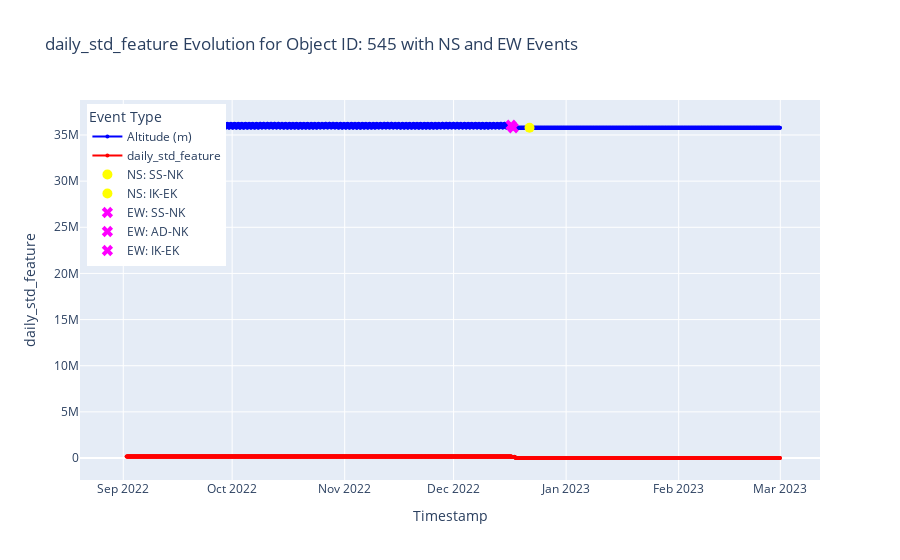
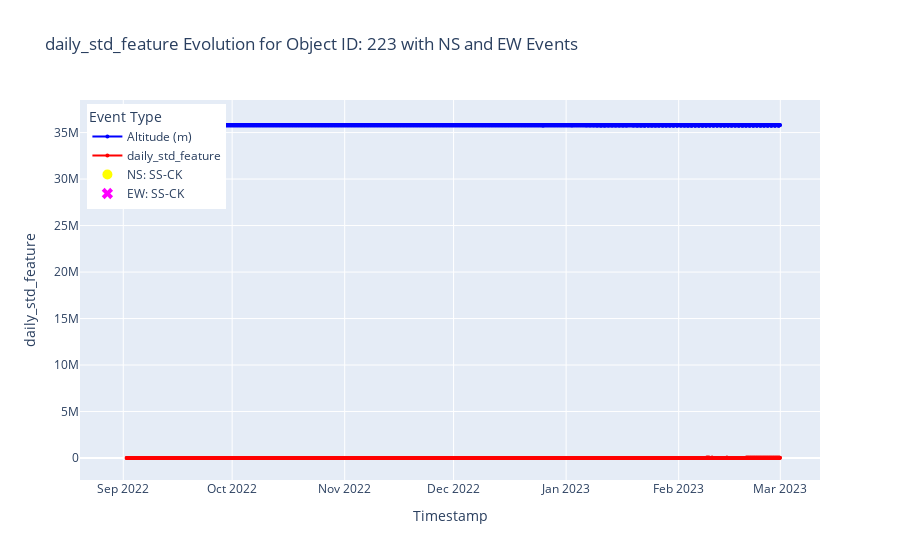
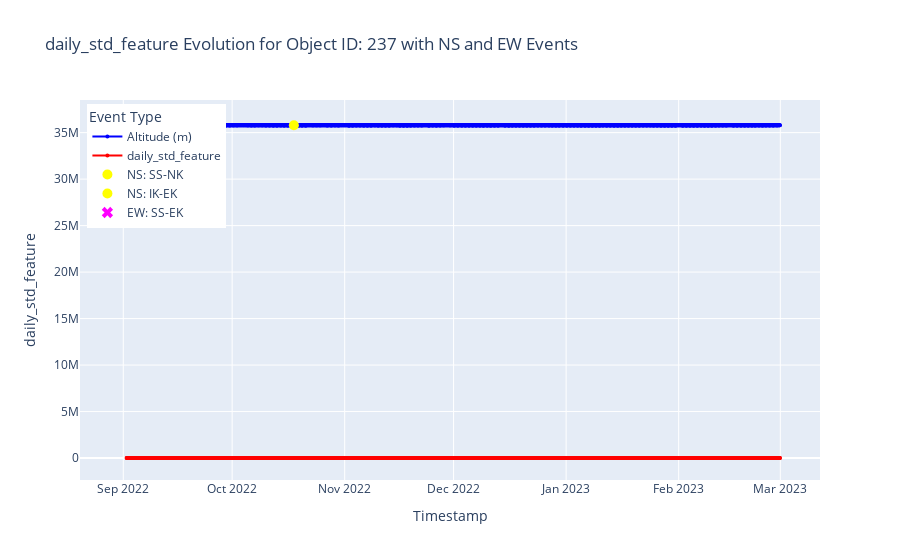
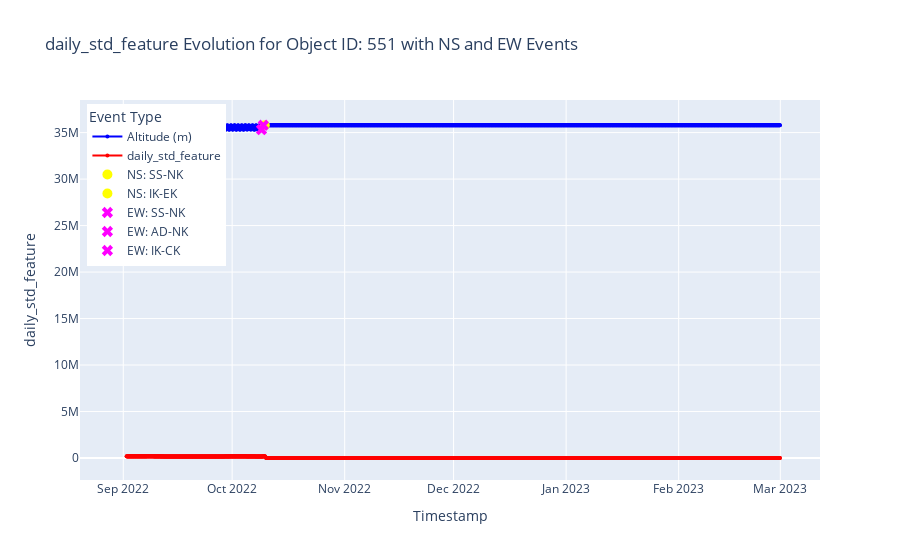

Notebook source saved alongside these figures, in order:
### Markdown cell above
# Altitude

### Code cell
list_of_20_object_id = list(df_merged['ObjectID'].unique())[:10]
list_of_column_names = df_merged.columns.tolist()
import pandas as pd
import plotly.graph_objects as go

data_name = "Altitude (m)"

for object_id in list_of_20_object_id:
    df_merged_query = df_merged.query("ObjectID == @object_id")
    
   # Create the new features
    # df_merged_query['vx_diff_feature'] = df_merged_query[data_name].diff()
    # df_merged_query['vx_accel_feature'] = df_merged_query['vx_diff_feature'].diff()
    # df_merged_query['daily_mean_feature'] = df_merged_query[data_name].rolling(12).mean()
    # df_merged_query['weekly_mean_feature'] = df_merged_query[data_name].rolling(12 * 7).mean()
    # df_merged_query['monthly_mean_feature'] = df_merged_query[data_name].rolling(12 * 7 * 30).mean()
    
    df_merged_query['daily_std_feature'] = df_merged_query[data_name].rolling(12).std()
    # df_merged_query['weekly_std_feature'] = df_merged_query[data_name].rolling(12 * 7).std()
    
    # df_merged_query['daily_std_diff_feature'] = df_merged_query['daily_std_feature'].diff()
    
    # # smoothed version
    # df_merged_query['smoothed_daily_std_feature'] = df_merged_query['daily_std_feature'].rolling(12).mean()
    # df_merged_query['daily_std_diff_smoothed_feature'] = df_merged_query['smoothed_daily_std_feature'].diff()
    
    # df_merged_query['monthly_std_feature'] = df_merged_query[data_name].rolling(12 * 7 * 30).std()
    
    # df_merged_query['rolling_max_feature'] = df_merged_query[data_name].rolling(12).max()
    # df_merged_query['rolling_min_feature'] = df_merged_query[data_name].rolling(12).min()
    # df_merged_query['envelope_height_feature'] = df_merged_query['rolling_max_feature'] - df_merged_query['rolling_min_feature']
    # df_merged_query['envelope_height_variation_feature'] = df_merged_query['envelope_height_feature'].diff()
    # df_merged_query['envelope_max_daily_std_feature'] = df_merged_query['rolling_max_feature'].rolling(12).std()
    # df_merged_query['envelope_max_weekly_std_feature'] = df_merged_query['rolling_max_feature'].rolling(12*7).std()
    # df_merged_query['envelope_max_monthly_std_feature'] = df_merged_query['rolling_max_feature'].rolling(12*7*30).std()
    # df_merged_query['envelope_diff_feature'] = df_merged_query['rolling_max_feature'].diff()
    # df_merged_query['envelope_accel_feature'] = df_merged_query['envelope_diff_feature'].diff()
    
    
    
    plot_data_with_feature(df = df_merged_query, feature_name_to_observe=data_name)

### Figure 1 — Plotly figure (JSON) as saved in the notebook; plotly's stock layout.template omitted (floating-point values rounded to 4 significant figures; data arrays with more than 128 entries replaced by an {"elided": "..."} marker saying what was removed)
{"data": [{"line": {"color": "blue"}, "marker": {"size": 4}, "mode": "lines+markers", "name": "Altitude (m)", "type": "scatter", "x": {"elided": "2172 str values"}, "y": {"elided": "2172 float values"}}, {"line": {"color": "red"}, "marker": {"size": 4}, "mode": "lines+markers", "name": "daily_std_feature", "type": "scatter", "x": {"elided": "2172 str values"}, "y": {"elided": "2172 float values"}}, {"marker": {"color": "yellow", "size": 10, "symbol": "circle"}, "mode": "markers", "name": "NS: SS-NK", "type": "scatter", "x": ["2022-09-01T00:00:00+00:00"], "y": [35790000.0]}, {"marker": {"color": "yellow", "size": 10, "symbol": "circle"}, "mode": "markers", "name": "NS: IK-EK", "type": "scatter", "x": ["2022-12-21T22:00:00+00:00"], "y": [35790000.0]}, {"marker": {"color": "magenta", "size": 10, "symbol": "x"}, "mode": "markers", "name": "EW: SS-NK", "type": "scatter", "x": ["2022-09-01T00:00:00+00:00"], "y": [35790000.0]}, {"marker": {"color": "magenta", "size": 10, "symbol": "x"}, "mode": "markers", "name": "EW: AD-NK", "type": "scatter", "x": ["2022-12-16T20:00:00+00:00"], "y": [36060000.0]}, {"marker": {"color": "magenta", "size": 10, "symbol": "x"}, "mode": "markers", "name": "EW: IK-EK", "type": "scatter", "x": ["2022-12-17T10:00:00+00:00"], "y": [35790000.0]}], "layout": {"legend": {"title": {"text": "Event Type"}, "x": 0.01, "xanchor": "left", "y": 0.99, "yanchor": "top"}, "title": {"text": "daily_std_feature Evolution for Object ID: 545 with NS and EW Events"}, "xaxis": {"title": {"text": "Timestamp"}}, "yaxis": {"title": {"text": "daily_std_feature"}}}}

### Figure 2 — Plotly figure (JSON) as saved in the notebook; plotly's stock layout.template omitted (floating-point values rounded to 4 significant figures; data arrays with more than 128 entries replaced by an {"elided": "..."} marker saying what was removed)
{"data": [{"line": {"color": "blue"}, "marker": {"size": 4}, "mode": "lines+markers", "name": "Altitude (m)", "type": "scatter", "x": {"elided": "2172 str values"}, "y": {"elided": "2172 float values"}}, {"line": {"color": "red"}, "marker": {"size": 4}, "mode": "lines+markers", "name": "daily_std_feature", "type": "scatter", "x": {"elided": "2172 str values"}, "y": {"elided": "2172 float values"}}, {"marker": {"color": "yellow", "size": 10, "symbol": "circle"}, "mode": "markers", "name": "NS: SS-CK", "type": "scatter", "x": ["2022-09-01T00:00:00+00:00"], "y": [35790000.0]}, {"marker": {"color": "magenta", "size": 10, "symbol": "x"}, "mode": "markers", "name": "EW: SS-CK", "type": "scatter", "x": ["2022-09-01T00:00:00+00:00"], "y": [35790000.0]}], "layout": {"legend": {"title": {"text": "Event Type"}, "x": 0.01, "xanchor": "left", "y": 0.99, "yanchor": "top"}, "title": {"text": "daily_std_feature Evolution for Object ID: 223 with NS and EW Events"}, "xaxis": {"title": {"text": "Timestamp"}}, "yaxis": {"title": {"text": "daily_std_feature"}}}}

### Figure 3 — Plotly figure (JSON) as saved in the notebook; plotly's stock layout.template omitted (floating-point values rounded to 4 significant figures; data arrays with more than 128 entries replaced by an {"elided": "..."} marker saying what was removed)
{"data": [{"line": {"color": "blue"}, "marker": {"size": 4}, "mode": "lines+markers", "name": "Altitude (m)", "type": "scatter", "x": {"elided": "2172 str values"}, "y": {"elided": "2172 float values"}}, {"line": {"color": "red"}, "marker": {"size": 4}, "mode": "lines+markers", "name": "daily_std_feature", "type": "scatter", "x": {"elided": "2172 str values"}, "y": {"elided": "2172 float values"}}, {"marker": {"color": "yellow", "size": 10, "symbol": "circle"}, "mode": "markers", "name": "NS: SS-NK", "type": "scatter", "x": ["2022-09-01T00:00:00+00:00"], "y": [35790000.0]}, {"marker": {"color": "yellow", "size": 10, "symbol": "circle"}, "mode": "markers", "name": "NS: IK-EK", "type": "scatter", "x": ["2022-10-18T00:00:00+00:00"], "y": [35790000.0]}, {"marker": {"color": "magenta", "size": 10, "symbol": "x"}, "mode": "markers", "name": "EW: SS-EK", "type": "scatter", "x": ["2022-09-01T00:00:00+00:00"], "y": [35790000.0]}], "layout": {"legend": {"title": {"text": "Event Type"}, "x": 0.01, "xanchor": "left", "y": 0.99, "yanchor": "top"}, "title": {"text": "daily_std_feature Evolution for Object ID: 237 with NS and EW Events"}, "xaxis": {"title": {"text": "Timestamp"}}, "yaxis": {"title": {"text": "daily_std_feature"}}}}

### Figure 4 — Plotly figure (JSON) as saved in the notebook; plotly's stock layout.template omitted (floating-point values rounded to 4 significant figures; data arrays with more than 128 entries replaced by an {"elided": "..."} marker saying what was removed)
{"data": [{"line": {"color": "blue"}, "marker": {"size": 4}, "mode": "lines+markers", "name": "Altitude (m)", "type": "scatter", "x": {"elided": "2172 str values"}, "y": {"elided": "2172 float values"}}, {"line": {"color": "red"}, "marker": {"size": 4}, "mode": "lines+markers", "name": "daily_std_feature", "type": "scatter", "x": {"elided": "2172 str values"}, "y": {"elided": "2172 float values"}}, {"marker": {"color": "yellow", "size": 10, "symbol": "circle"}, "mode": "markers", "name": "NS: SS-NK", "type": "scatter", "x": ["2022-09-01T00:00:00+00:00"], "y": [35790000.0]}, {"marker": {"color": "yellow", "size": 10, "symbol": "circle"}, "mode": "markers", "name": "NS: IK-EK", "type": "scatter", "x": ["2022-10-10T00:00:00+00:00"], "y": [35790000.0]}, {"marker": {"color": "magenta", "size": 10, "symbol": "x"}, "mode": "markers", "name": "EW: SS-NK", "type": "scatter", "x": ["2022-09-01T00:00:00+00:00"], "y": [35790000.0]}, {"marker": {"color": "magenta", "size": 10, "symbol": "x"}, "mode": "markers", "name": "EW: AD-NK", "type": "scatter", "x": ["2022-10-09T02:00:00+00:00"], "y": [35320000.0]}, {"marker": {"color": "magenta", "size": 10, "symbol": "x"}, "mode": "markers", "name": "EW: IK-CK", "type": "scatter", "x": ["2022-10-09T14:00:00+00:00"], "y": [35790000.0]}], "layout": {"legend": {"title": {"text": "Event Type"}, "x": 0.01, "xanchor": "left", "y": 0.99, "yanchor": "top"}, "title": {"text": "daily_std_feature Evolution for Object ID: 551 with NS and EW Events"}, "xaxis": {"title": {"text": "Timestamp"}}, "yaxis": {"title": {"text": "daily_std_feature"}}}}
